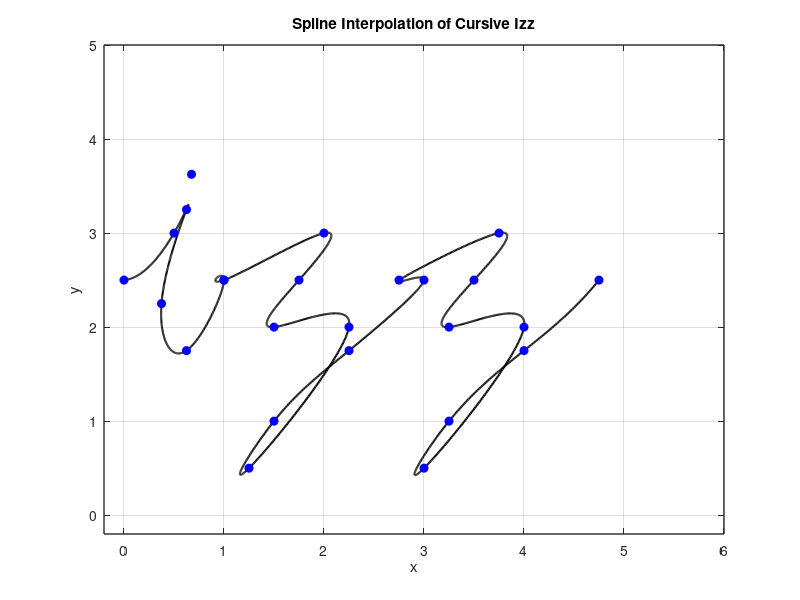
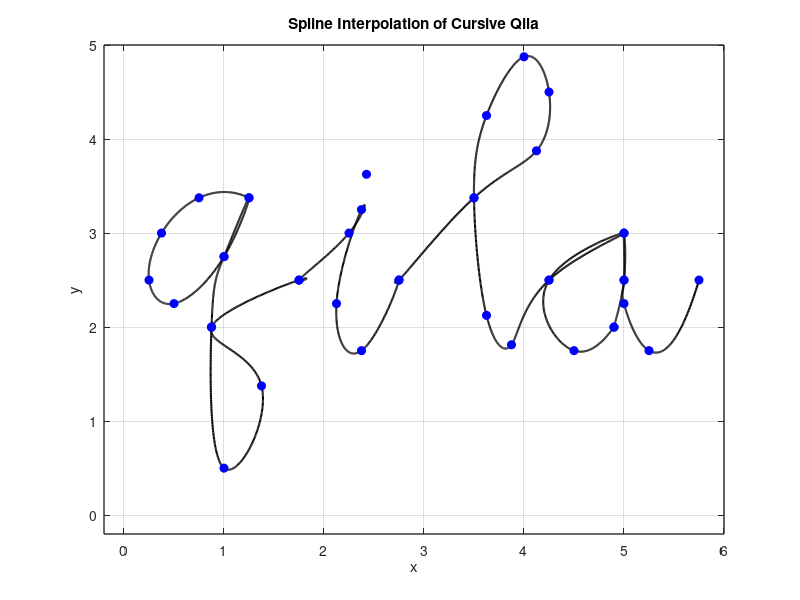
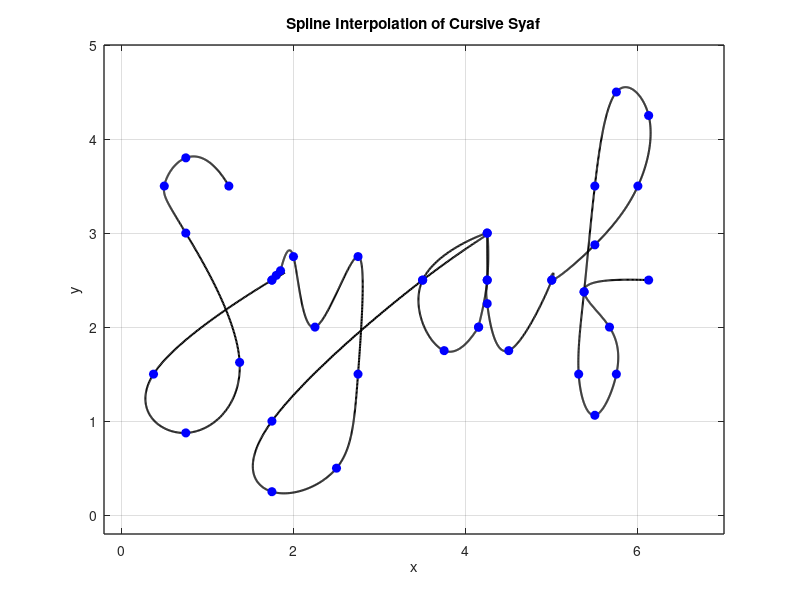
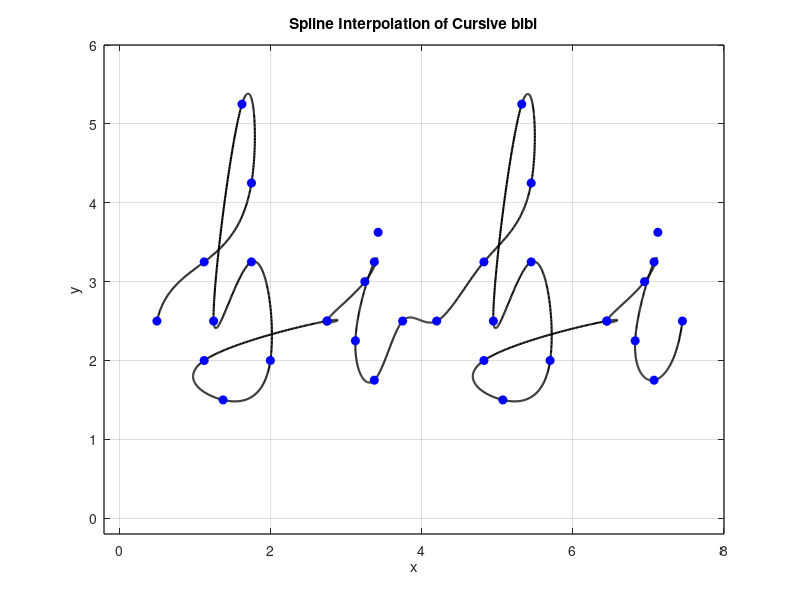

These charts were generated, in order, by the following MATLAB code:
% Nicknames:
% 1. izz (Izznie)
% 2. qil (Aqilah)
% 3. syaf (Syafiqah)
% 4. Bibi (Bibi)

%% izz
% letter i 
% Define data points for x and y coordinates
x1 = [2.75 3.25 3.375 3.125 3.375 3.75];
y1 = [2.5 3 3.25 2.25 1.75 2.5];
dot_x1 = 3.425; % for the dot on the i 
dot_y1 = 3.625;

% Define the amount of shift to the right (offset)
x_shift1 = -2.75;
xdot_shift = -2.75;

% Apply the offset to x coordinates (horizontal) 
x1 = x1 + x_shift1;
dot_x1 = dot_x1 + xdot_shift;

% letter z
% Define data points for x and y coordinates
x2 = [0.25 1.25 1 0.75 1.5 0.5 0.75 1.5 2.25];
y2 = [2.5 3 2.5 2 2 0.5 1 1.75 2.5];

% Define the amount of shift to the right (offset)
x_shift2 = 0.75;

% Apply the offset to x coordinates (horizontal) 
x2 = x2 + x_shift2;

% letter z(2)
% Define data points for x and y coordinates
x3 = [0.25 1.25 1 0.75 1.5 0.5 0.75 1.5 2.25];
y3 = [2.5 3 2.5 2 2 0.5 1 1.75 2.5];

% Define the amount of shift to the right (offset)
x_shift3 = 2.5;

% Apply the offset to x coordinates (horizontal) 
x3 = x3 + x_shift3;

% Concatenate data points
x = [x1 x2 x3];
y = [y1 y2 y3];

n = length(x);
t = 0:n-1; % Parametric coordinate t
tt = 0:0.01:n-1; % More dense coordinate tt for spline interpolation

% Compute spline interpolation
xx = spline(t, x, tt);
yy = spline(t, y, tt);

% Plot settings
figure(1)
plot(xx, yy, 'k', 'LineWidth', 1.5) % plot spline
hold on
plot(dot_x1, dot_y1, 'bo', 'MarkerFaceColor', 'b')
plot(x, y, 'bo', 'MarkerFaceColor', 'b') % plot data points
axis([-0.2 6 -0.2 5])
grid on
title('Spline Interpolation of Cursive Izz')
xlabel('x')
ylabel('y')
set(gca, 'FontSize', 10, 'LineWidth', 1)
grid on

%% qila
% LETTER Q
% Define data points for x and y coordinates 
x1 = [1.25 0.75 0.375 0.25 0.5 1 1.25 1 0.875 1 1.375 0.875 1.75];
y1 = [3.375 3.375 3 2.5 2.25 2.75 3.375 2.75 2 0.5 1.375 2 2.5];

% letter i
% Define data points for x and y coordinates
x2 = [2.75 3.25 3.375 3.125 3.375 3.75];
y2 = [2.5 3 3.25 2.25 1.75 2.5];
dot_x2 = 3.425;    
dot_y2 = 3.625;

% Define the amount of shift to the left (offset)
x_shift2 = -1.00;
xdot_shift = -1.00;

% Apply the offset to x coordinates (horizontal) 
x2 = x2 + x_shift2;
dot_x2 = dot_x2 + xdot_shift;

% LETTER L
% Define data point for x and y coordinates 
x3 = [0.25 1.00 1.625 1.75 1.50 1.125 1.00 1.125 1.375 1.75];
y3 = [2.50 3.375 3.875 4.5 4.875 4.25 3.375 2.125 1.8125 2.5];

% Define the amount of shift to the right (offset)
x_shift3 = 2.50;

% Apply the offset to x coordinates (horizontal) 
x3 = x3 + x_shift3;

% letter A

x4 = [1 0.25 0.5 0.9 0.9 1 1 1 1 1.25 1.75];
y4 = [3 2.5 1.75 2 2 2.5 3 2.5 2.25 1.75 2.5];

% Define the amount of shift to the right (offset)
x_shift4 = 4.00;

% Apply the offset to x coordinates (horizontal) 
x4 = x4 + x_shift4;

% Concatenate data points
x = [x1 x2 x3 x4];
y = [y1 y2 y3 y4];

n = length(x);
t = 0:n-1; % Parametric coordinate t
tt = 0:0.01:n-1; % More dense coordinate tt for spline interpolation

% Compute spline interpolation
xx = spline(t, x, tt);
yy = spline(t, y, tt);

% Plot settings
figure(2)
plot(xx, yy, 'k', 'LineWidth', 1.5) % plot spline
hold on
plot(dot_x2, dot_y2, 'bo', 'MarkerFaceColor', 'b')
plot(x, y, 'bo', 'MarkerFaceColor', 'b') % plot data points
axis([-0.2 6 -0.2 5])
grid on
title('Spline Interpolation of Cursive Qila')
xlabel('x')
ylabel('y')
set(gca, 'FontSize', 10, 'LineWidth', 1)
grid on

%% syaf
% letter s
x1 = [1.25 0.75 0.5 0.75 1.375 0.75 0.375 1.75];
y1 = [3.5 3.8 3.5 3 1.625 0.875 1.5 2.5];

% letter y 
x2 = [0.5 0.55 0.6 0.75 1 1.5 1.5 1.25 0.5 0.5 2.25];
y2 = [2.5 2.55 2.6 2.75 2 2.75 1.5 0.5 0.25 1 2.5];

% Define the amount of shift to the right (offset)
x_shift2 = 1.25;

% Apply the offset to x coordinates (horizontal) 
x2 = x2 + x_shift2;

% letter a
x3 = [1 0.25 0.5 0.9 0.9 1 1 1 1 1.25 1.75];
y3  = [3 2.5 1.75 2 2 2.5 3 2.5 2.25 1.75 2.5];

% Define the amount of shift to the right (offset)
x_shift3 = 3.25;

% Apply the offset to x coordinates (horizontal) 
x3 = x3 + x_shift3;

% LETTER F
% Define data points for x and y coordinates 
x4 = [0.5 1 1.5 1.625 1.25 1 0.875 0.8125 1 1.25 1.17 0.875 1.625];
y4 = [2.5 2.875 3.5 4.25 4.5 3.5 2.375 1.5 1.0625 1.5 2 2.375 2.5];

% Define the amount of shift to the right (offset)
x_shift4 = 4.5;

% Apply the offset to x coordinates (horizontal) 
x4 = x4 + x_shift4;

% Concatenate data points
x = [x1 x2 x3 x4];
y = [y1 y2 y3 y4];

n = length(x);
t = 0:n-1; % Parametric coordinate t
tt = 0:0.01:n-1; % More dense coordinate tt for spline interpolation

% Compute spline interpolation
xx = spline(t, x, tt);
yy = spline(t, y, tt);

% Plot settings
figure(3)
plot(xx, yy, 'k', 'LineWidth', 1.5) % plot spline
hold on
plot(x, y, 'bo', 'MarkerFaceColor', 'b') % plot data points
axis([-0.2 7 -0.2 5])
grid on
title('Spline Interpolation of Cursive Syaf')
xlabel('x')
ylabel('y')
set(gca, 'FontSize', 10, 'LineWidth', 1)
grid on

%% bibi
% letter b 
% Define data points for x and y coordinates
x1 = [0.5 1.125 1.75 1.625 1.25 1.75 2 1.375 1.125 2.75];
y1 = [2.5 3.25 4.25 5.25 2.5 3.25 2 1.5 2 2.5];

% letter I
% Define data points for x and y coordinates
x2 = [2.75 3.25 3.375 3.125 3.375 3.75];
y2 = [2.5 3 3.25 2.25 1.75 2.5];
dot_x2 = 3.425;
dot_y2 = 3.625;

% letter b 
% Define data points for x and y coordinates
x3 = [0.5 1.125 1.75 1.625 1.25 1.75 2 1.375 1.125 2.75];
y3 = [2.5 3.25 4.25 5.25 2.5 3.25 2 1.5 2 2.5];

% Define the amount of shift to the right (offset)
x_shift3 = 3.7;

% Apply the offset to x coordinates (horizontal) 
x3 = x3 + x_shift3;

% letter I
% Define data points for x and y coordinates
x4 = [2.75 3.25 3.375 3.125 3.375 3.75];
y4 = [2.5 3 3.25 2.25 1.75 2.5];
dot2_x2 = 3.425;
dot2_y2 = 3.625;

% Define the amount of shift to the right (offset)
x_shift4 = 3.7;
xdot2_shift = 3.7;

% Apply the offset to x coordinates (horizontal) 
x4 = x4 + x_shift4;
dot2_x2 = dot2_x2 + xdot2_shift;

% Concatenate data points
x = [x1 x2 x3 x4];
y = [y1 y2 y3 y4];


n = length(x);
t = 0:n-1; % Parametric coordinate t
tt = 0:0.01:n-1; % More dense coordinate tt for spline interpolation

% Compute spline interpolation
xx = spline(t, x, tt);
yy = spline(t, y, tt);

% Plot settings
figure(4)
plot(xx, yy, 'k', 'LineWidth', 1.5) % plot spline
hold on
plot(dot_x2, dot_y2, 'bo', 'MarkerFaceColor', 'b')
plot(dot2_x2, dot2_y2, 'bo', 'MarkerFaceColor', 'b') % plot for dot
plot(x, y, 'bo', 'MarkerFaceColor', 'b') % plot data points
axis([-0.2 8 -0.2 6])
grid on
title('Spline Interpolation of Cursive bibi')
xlabel('x')
ylabel('y')
set(gca, 'FontSize', 10, 'LineWidth', 1)
grid on
